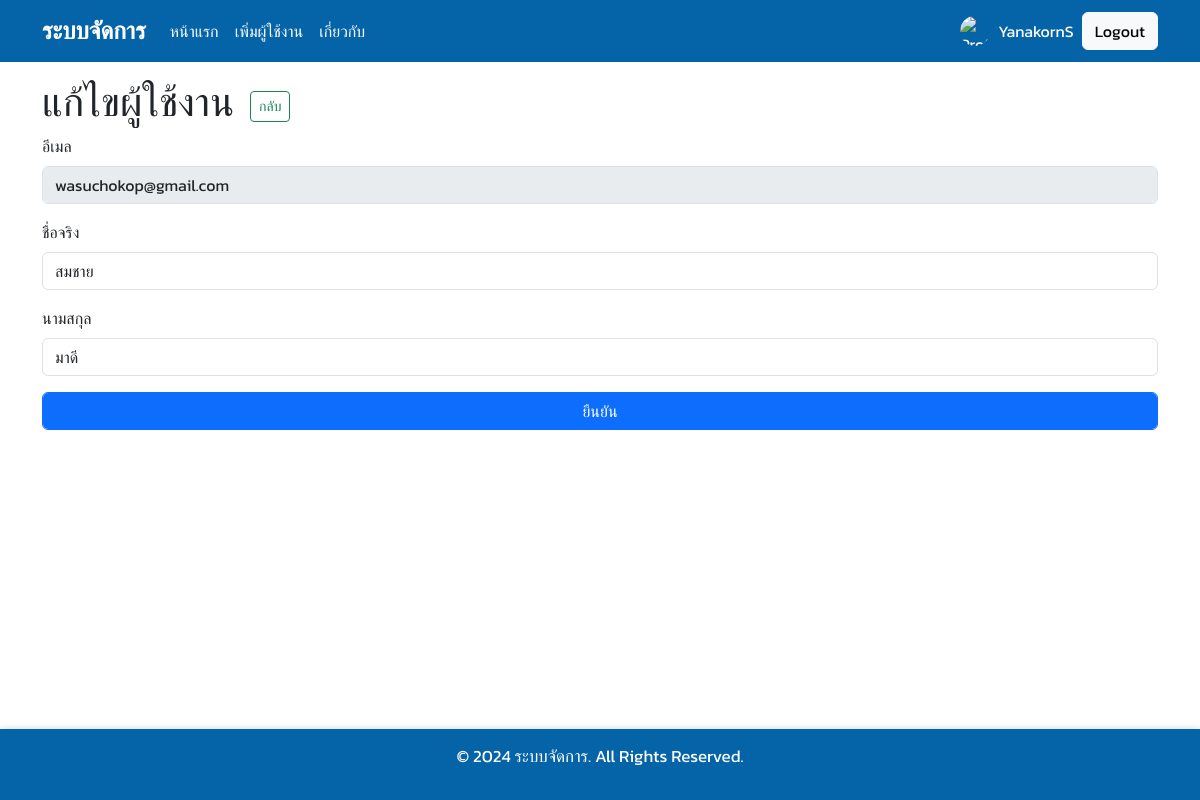
Screenshot of /form_edit_user.php?iduser=1 (signed in) with the database file from the repository.
### tables this page shows
CREATE TABLE `users` (
  `id` int(11) NOT NULL COMMENT 'ไอดีผู้ใช้',
  `email` varchar(255) NOT NULL COMMENT 'อีเมล',
  `password` varchar(255) NOT NULL COMMENT 'รหัสผ่าน',
  `fname` varchar(255) NOT NULL COMMENT 'ชื่อจริง',
  `lname` varchar(255) NOT NULL COMMENT 'นามสกุล',
  `role` varchar(255) NOT NULL COMMENT 'สถานะ'
);

### form_edit_user.php (the view, shortened to what this page needs)
<?php
include("layout.php");
include("connection/connect.php");
$iduser = $_GET['iduser'];
$sql = "SELECT * FROM users WHERE id = $iduser";
$stmt = $conn->prepare($sql);
$stmt->execute();
$result = $stmt->fetch(PDO::FETCH_ASSOC);
?>
<div class="container mt-3">
    <div class="d-flex align-items-center">
        <h1>แก้ไขผู้ใช้งาน</h1>
        <a href="index.php">
            <button type="button" class="btn btn-outline-success btn-sm mx-3">กลับ</button>
        </a>
    </div>
    <form action="services/edit_user.php?iduser=<?=$result['id'];?>" method="post">
        <div class="mb-3">
            <label for="email" class="form-label">อีเมล</label>
            <input type="email" class="form-control" name="email" id="email" placeholder="name@example.com"  value="<?=$result['email'];?>" disabled>
        </div>
        <div class="mb-3">
            <label for="fname" class="form-label">ชื่อจริง</label>
            <input type="text" class="form-control" name="fname" id="fname" placeholder="ตัวอย่าง สมชาย" value="<?=$result['fname'];?>">
        </div>
        <div class="mb-3">
            <label for="lname" class="form-label">นามสกุล</label>
            <input type="text" class="form-control" name="lname" id="lname" placeholder="ตัวอย่าง มาดี" value="<?=$result['lname'];?>">
        </div>
        <button type="submit" class="btn btn-primary form-control">ยืนยัน</button>
    </form>
</div>
<?php include("components/footer.php"); ?>

### style.css (style rules this page uses)
* { font-family: 'Kanit', sans-serif; }

### components/footer.php (style rules this page uses)
body { display: flex; flex-direction: column; min-height: 100vh; }

### rows the page displays
users: email "wasuchokop@gmail.com", fname "สมชาย", lname "มาดี"

### other values shown
$user['username'] "YanakornS"
